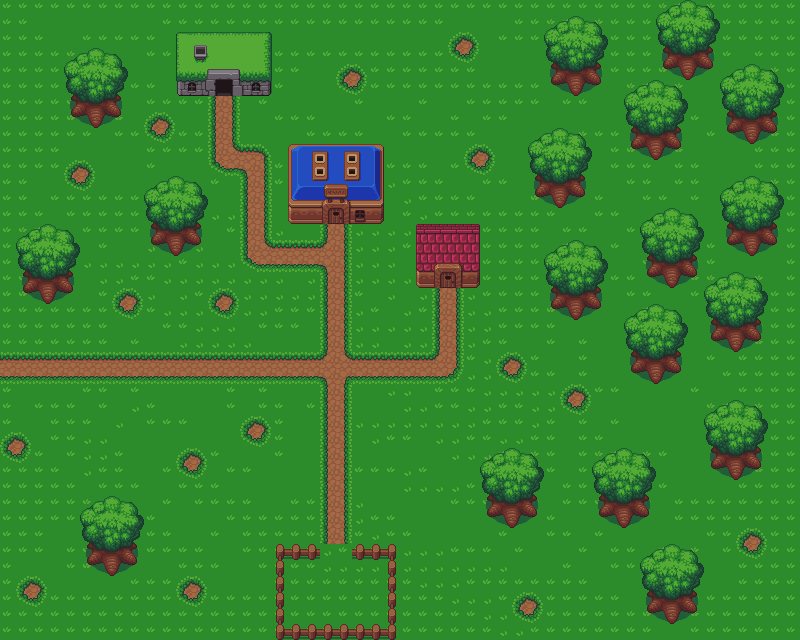

Tiled map render using the project's own tile images. Description and the map definition, with tile-layer contents summarised, below:
An orthogonal 50x40 tile map with 16x16 px tiles, 4 tile layers (sol, routes, obstacles, batiments).

<map version="1.5" tiledversion="1.7.2" orientation="orthogonal" renderorder="right-down" width="50" height="40" tilewidth="16" tileheight="16" infinite="0" nextlayerid="7" nextobjectid="1">
 <tileset firstgid="1" name="env" tilewidth="16" tileheight="16" tilecount="350" columns="25">
  <image source="mapTuiles.png" width="400" height="224" />
 </tileset>
 <layer id="1" name="sol" width="50" height="40">
  <data>[2000 cells, 2000 non-empty, 3 distinct tile ids]</data>
 </layer>
 <layer id="2" name="routes" width="50" height="40">
  <data>[2000 cells, 200 non-empty, 17 distinct tile ids]</data>
 </layer>
 <layer id="5" name="obstacles" width="50" height="40">
  <data>[2000 cells, 454 non-empty, 99 distinct tile ids]</data>
 </layer>
 <layer id="6" name="batiments" width="50" height="40">
  <data>[2000 cells, 72 non-empty, 71 distinct tile ids]</data>
 </layer>
</map>
